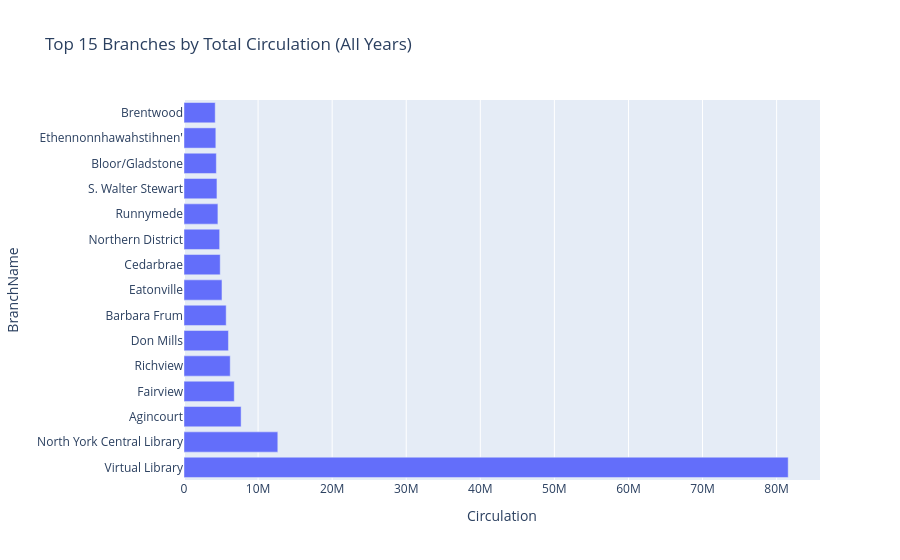
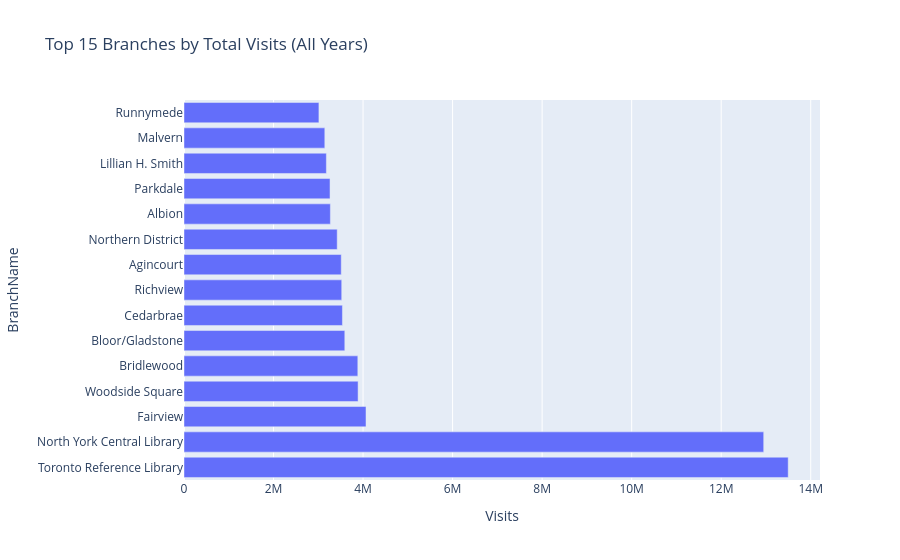
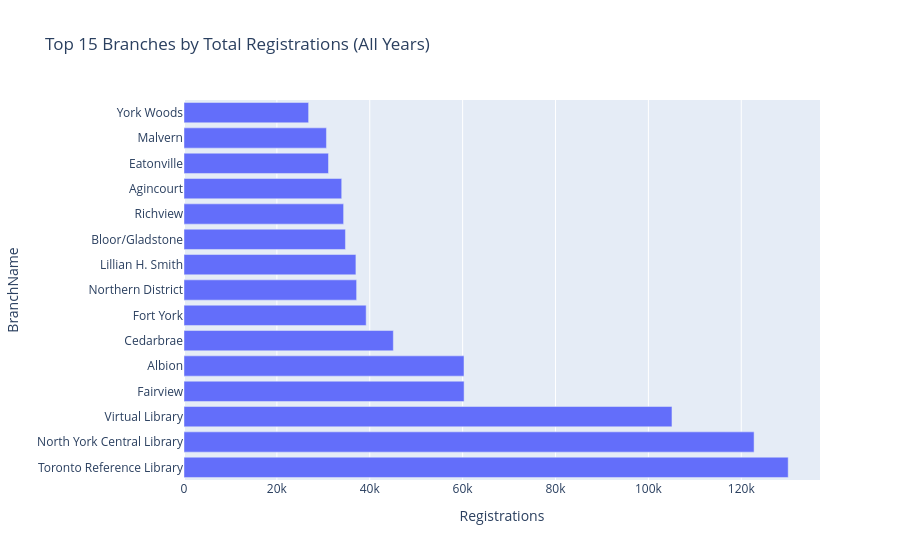
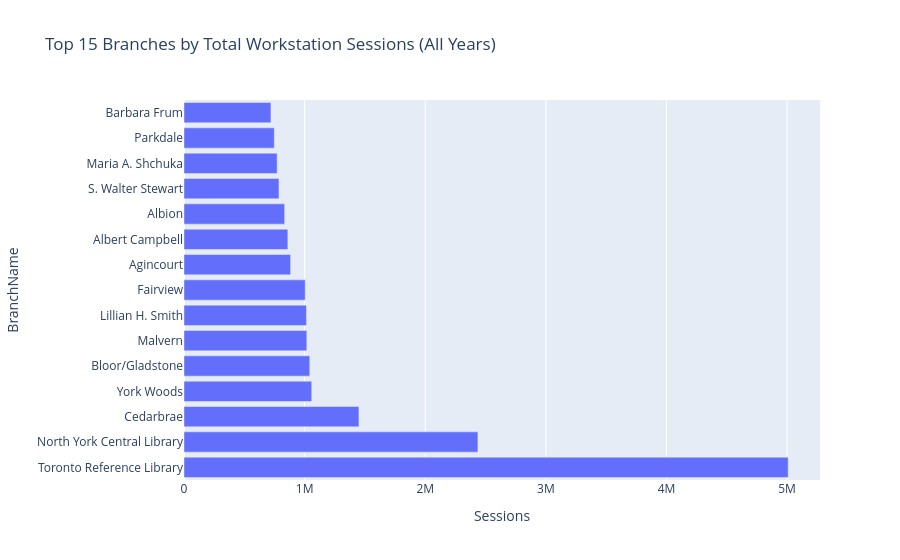

Notebook cell for these charts, in order:
### Markdown cell above
## 3. Branch-Specific Performance Analysis

This section focuses on the performance of individual library branches. It helps identify top/bottom performers and potential correlations with branch attributes.

### Code cell
print("--- 3. Branch-Specific Performance Analysis ---")

# Merge all data into a single DataFrame for comprehensive analysis.
# This combines usage statistics with detailed branch information.
full_data = usage_data_merged.merge(branch_info, on='BranchCode', how='left')

# Calculate total performance metrics per branch across all years.
# 'first' is used for 'SquareFootage' and 'ServiceTier' as they are static attributes per branch.
branch_performance = full_data.groupby('BranchName').agg({
    'Circulation': 'sum',
    'Visits': 'sum',
    'Registrations': 'sum',
    'Sessions': 'sum',
    'SquareFootage': 'first',
    'ServiceTier': 'first'
}).reset_index()

print("--- Branch Performance Summary (All Years) ---")
print(branch_performance.head())

# Sort and display top/bottom branches for each metric.
# This highlights branches with exceptional or struggling performance.
print("--- Top 10 Branches by Total Circulation ---")
print(branch_performance.nlargest(10, 'Circulation'))

print("--- Bottom 10 Branches by Total Circulation ---")
print(branch_performance.nsmallest(10, 'Circulation'))

print("--- Top 10 Branches by Total Visits ---")
print(branch_performance.nlargest(10, 'Visits'))

print("--- Bottom 10 Branches by Total Visits ---")
print(branch_performance.nsmallest(10, 'Visits'))

print("--- Top 10 Branches by Total Registrations ---")
print(branch_performance.nlargest(10, 'Registrations'))

print("--- Bottom 10 Branches by Total Registrations ---")
print(branch_performance.nsmallest(10, 'Registrations'))

print("--- Top 10 Branches by Total Workstation Sessions ---")
print(branch_performance.nlargest(10, 'Sessions'))

print("--- Bottom 10 Branches by Total Workstation Sessions ---")
print(branch_performance.nsmallest(10, 'Sessions'))

# Visualizations for branch performance using Plotly Express.
# Bar charts for top 15 branches provide a quick visual comparison.
fig_branch_circ = px.bar(branch_performance.nlargest(15, 'Circulation'),
                         x='Circulation', y='BranchName', orientation='h',
                         title='Top 15 Branches by Total Circulation (All Years)')
fig_branch_circ.show()

fig_branch_visits = px.bar(branch_performance.nlargest(15, 'Visits'),
                         x='Visits', y='BranchName', orientation='h',
                         title='Top 15 Branches by Total Visits (All Years)')
fig_branch_visits.show()

fig_branch_reg = px.bar(branch_performance.nlargest(15, 'Registrations'),
                        x='Registrations', y='BranchName', orientation='h',
                        title='Top 15 Branches by Total Registrations (All Years)')
fig_branch_reg.show()

fig_branch_ws = px.bar(branch_performance.nlargest(15, 'Sessions'),
                       x='Sessions', y='BranchName', orientation='h',
                       title='Top 15 Branches by Total Workstation Sessions (All Years)')
fig_branch_ws.show()

# Scatter plots to explore correlations between branch attributes and usage.
# This helps understand if factors like size influence performance.
fig_sqft_circ = px.scatter(branch_performance, x='SquareFootage', y='Circulation',
                           hover_name='BranchName', title='Circulation vs. Square Footage')
fig_sqft_circ.show()

fig_sqft_visits = px.scatter(branch_performance, x='SquareFootage', y='Visits',
                            hover_name='BranchName', title='Visits vs. Square Footage')
fig_sqft_visits.show()

### Figure 1 — Plotly figure (JSON) as saved in the notebook; plotly's stock layout.template omitted (floating-point values rounded to 4 significant figures)
{"data": [{"hovertemplate": "Circulation=%{x}<br>BranchName=%{y}<extra></extra>", "legendgroup": "", "marker": {"color": "#636efa", "pattern": {"shape": ""}}, "name": "", "orientation": "h", "showlegend": false, "textposition": "auto", "type": "bar", "x": [81560000.0, 12660000.0, 7709000.0, 6786000.0, 6240000.0, 6001000.0, 5694000.0, 5128000.0, 4890000.0, 4812000.0, 4577000.0, 4449000.0, 4365000.0, 4297000.0, 4214000.0], "xaxis": "x", "y": ["Virtual Library", "North York Central Library", "Agincourt", "Fairview", "Richview", "Don Mills", "Barbara Frum", "Eatonville", "Cedarbrae", "Northern District", "Runnymede", "S. Walter Stewart", "Bloor/Gladstone", "Ethennonnhawahstihnen'", "Brentwood"], "yaxis": "y"}], "layout": {"barmode": "relative", "legend": {"tracegroupgap": 0}, "title": {"text": "Top 15 Branches by Total Circulation (All Years)"}, "xaxis": {"anchor": "y", "domain": [0, 1], "title": {"text": "Circulation"}}, "yaxis": {"anchor": "x", "domain": [0, 1], "title": {"text": "BranchName"}}}}

### Figure 2 — Plotly figure (JSON) as saved in the notebook; plotly's stock layout.template omitted (floating-point values rounded to 4 significant figures)
{"data": [{"hovertemplate": "Visits=%{x}<br>BranchName=%{y}<extra></extra>", "legendgroup": "", "marker": {"color": "#636efa", "pattern": {"shape": ""}}, "name": "", "orientation": "h", "showlegend": false, "textposition": "auto", "type": "bar", "x": [13500000.0, 12950000.0, 4066000.0, 3889000.0, 3883000.0, 3592000.0, 3539000.0, 3523000.0, 3513000.0, 3422000.0, 3270000.0, 3262000.0, 3180000.0, 3145000.0, 3014000.0], "xaxis": "x", "y": ["Toronto Reference Library", "North York Central Library", "Fairview", "Woodside Square", "Bridlewood", "Bloor/Gladstone", "Cedarbrae", "Richview", "Agincourt", "Northern District", "Albion", "Parkdale", "Lillian H. Smith", "Malvern", "Runnymede"], "yaxis": "y"}], "layout": {"barmode": "relative", "legend": {"tracegroupgap": 0}, "title": {"text": "Top 15 Branches by Total Visits (All Years)"}, "xaxis": {"anchor": "y", "domain": [0, 1], "title": {"text": "Visits"}}, "yaxis": {"anchor": "x", "domain": [0, 1], "title": {"text": "BranchName"}}}}

### Figure 3 — Plotly figure (JSON) as saved in the notebook; plotly's stock layout.template omitted (floating-point values rounded to 4 significant figures)
{"data": [{"hovertemplate": "Registrations=%{x}<br>BranchName=%{y}<extra></extra>", "legendgroup": "", "marker": {"color": "#636efa", "pattern": {"shape": ""}}, "name": "", "orientation": "h", "showlegend": false, "textposition": "auto", "type": "bar", "x": [130100.0, 122800.0, 105100.0, 60310.0, 60300.0, 45080.0, 39230.0, 37170.0, 37020.0, 34770.0, 34370.0, 33960.0, 31120.0, 30670.0, 26830.0], "xaxis": "x", "y": ["Toronto Reference Library", "North York Central Library", "Virtual Library", "Fairview", "Albion", "Cedarbrae", "Fort York", "Northern District", "Lillian H. Smith", "Bloor/Gladstone", "Richview", "Agincourt", "Eatonville", "Malvern", "York Woods"], "yaxis": "y"}], "layout": {"barmode": "relative", "legend": {"tracegroupgap": 0}, "title": {"text": "Top 15 Branches by Total Registrations (All Years)"}, "xaxis": {"anchor": "y", "domain": [0, 1], "title": {"text": "Registrations"}}, "yaxis": {"anchor": "x", "domain": [0, 1], "title": {"text": "BranchName"}}}}

### Figure 4 — Plotly figure (JSON) as saved in the notebook; plotly's stock layout.template omitted (floating-point values rounded to 4 significant figures)
{"data": [{"hovertemplate": "Sessions=%{x}<br>BranchName=%{y}<extra></extra>", "legendgroup": "", "marker": {"color": "#636efa", "pattern": {"shape": ""}}, "name": "", "orientation": "h", "showlegend": false, "textposition": "auto", "type": "bar", "x": [5009000.0, 2437000.0, 1450000.0, 1059000.0, 1043000.0, 1018000.0, 1015000.0, 1005000.0, 883700.0, 860800.0, 834400.0, 787500.0, 772300.0, 748600.0, 720800.0], "xaxis": "x", "y": ["Toronto Reference Library", "North York Central Library", "Cedarbrae", "York Woods", "Bloor/Gladstone", "Malvern", "Lillian H. Smith", "Fairview", "Agincourt", "Albert Campbell", "Albion", "S. Walter Stewart", "Maria A. Shchuka", "Parkdale", "Barbara Frum"], "yaxis": "y"}], "layout": {"barmode": "relative", "legend": {"tracegroupgap": 0}, "title": {"text": "Top 15 Branches by Total Workstation Sessions (All Years)"}, "xaxis": {"anchor": "y", "domain": [0, 1], "title": {"text": "Sessions"}}, "yaxis": {"anchor": "x", "domain": [0, 1], "title": {"text": "BranchName"}}}}
